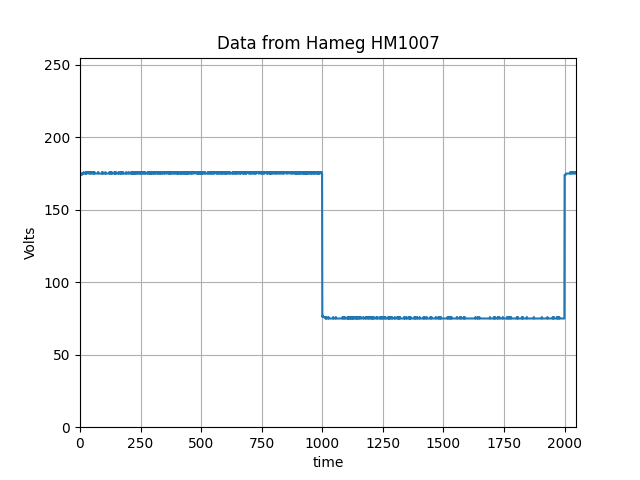

Write Python code to recreate this figure.
import serial
import os
import tkinter as tk
from tkinter import filedialog
import tkinter.ttk as ttk
import serial.tools.list_ports
import hameghm1007
from datetime import datetime, time
import time

ser = serial.Serial()

data = hameghm1007.readfromfile('test.txt')
ch1, ch2, ref1, ref2 = hameghm1007.createnumpyarrays(data)
dateframe = hameghm1007.createpandasframe(ch1, ch2, ref1, ref2)

fig = hameghm1007.makeplot(data, ch1, ch2, ref1, ref2,timeres=1,ch1res=1,ch2res=1,ref1res=1,ref2res=1)

hameghm1007.save(os.getcwd(),datetime.now(),data,dateframe,fig)

time.sleep(10)

print("Ende")
